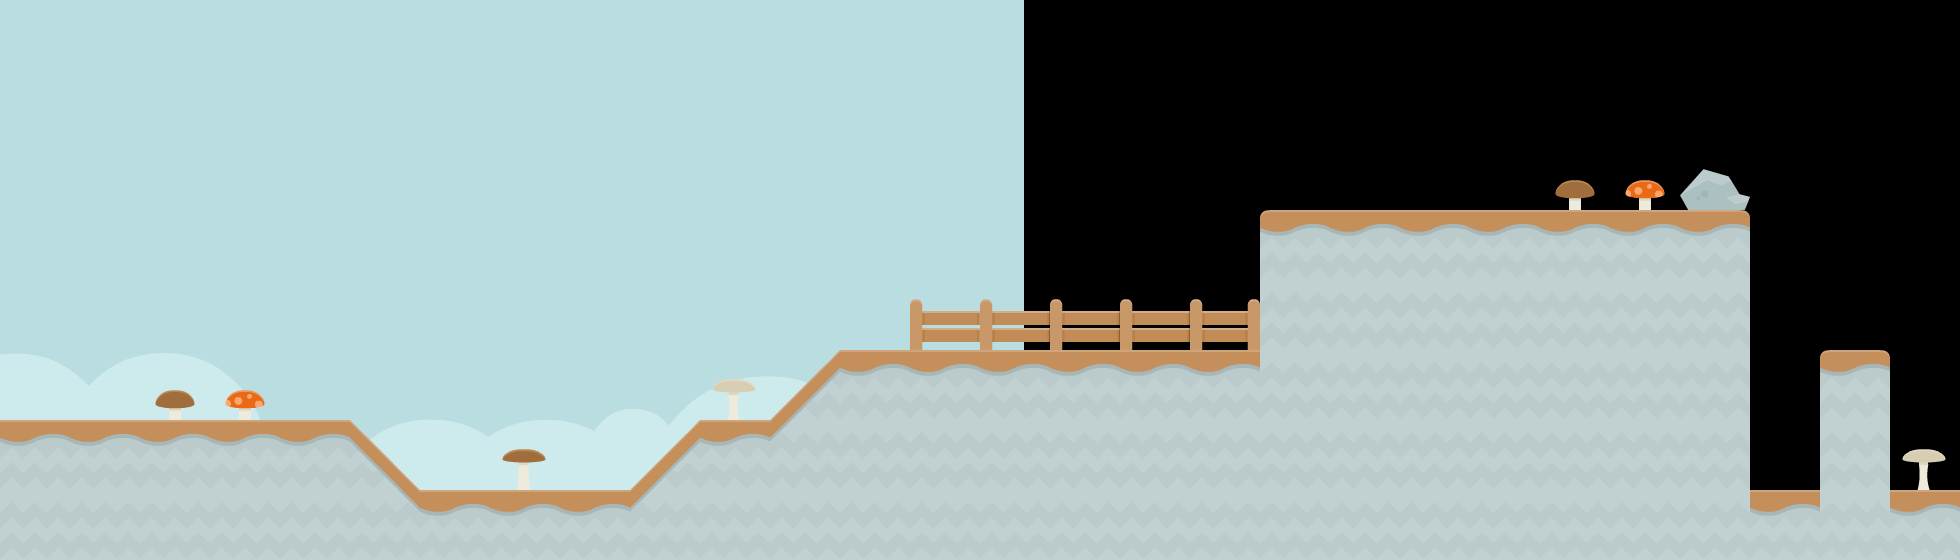

Rendered tile map (Tiled .tmx) drawn with the repository's tilesets; below, a short description and the map source with its tile grids summarised:
An orthogonal 28x8 tile map with 70x70 px tiles, 3 tile layers (tiles_background, tiles_terrain, tiles_foreground), 2 image layers and 17 objects (7x DIRT, 7x clickable, start, target, effect_clouds).

<map version="1.0" orientation="orthogonal" renderorder="right-down" width="28" height="8" tilewidth="70" tileheight="70" nextobjectid="56">
 <properties>
  <property name="blocks" value="wood_small_triangle_right,wood_small_triangle_left,wood_square" />
  <property name="music" value="swinging_level" />
 </properties>
 <tileset firstgid="1" name="tiles" tilewidth="70" tileheight="70" spacing="4" margin="2" tilecount="117">
  <image source="../../graphics/tiles.png" width="962" height="666" />
  <tile id="114">
   <animation>
    <frame tileid="114" duration="100" />
    <frame tileid="115" duration="100" />
    <frame tileid="116" duration="100" />
    <frame tileid="115" duration="100" />
   </animation>
  </tile>
 </tileset>
 <imagelayer name="background_b" x="1024" y="-299">
  <image source="../../graphics/backgrounds/colored_shroom.png" />
 </imagelayer>
 <imagelayer name="background_a" y="-300">
  <image source="../../graphics/backgrounds/colored_shroom.png" />
 </imagelayer>
 <layer name="tiles_background" width="30" height="8">
  <data>[240 cells, 5 non-empty, 2 distinct tile ids]</data>
 </layer>
 <layer name="tiles_terrain" width="30" height="8">
  <data>[240 cells, 81 non-empty, 9 distinct tile ids]</data>
 </layer>
 <layer name="tiles_foreground" width="30" height="8">
  <data>[240 cells, 8 non-empty, 5 distinct tile ids]</data>
 </layer>
 <objectgroup name="terrain">
  <object id="42" type="DIRT" x="0" y="420">
   <polygon points="0,0 350,0 420,70 420,140 0,140" />
  </object>
  <object id="43" type="DIRT" x="420" y="490">
   <polygon points="0,0 210,0 210,70 0,70" />
  </object>
  <object id="44" type="DIRT" x="630" y="490">
   <polygon points="0,0 70,-70 140,-70 140,70 0,70" />
  </object>
  <object id="45" type="DIRT" x="770" y="420">
   <polygon points="0,0 70,-70 490,-70 490,140 0,140" />
  </object>
  <object id="46" type="DIRT" x="1260" y="210">
   <polygon points="0,0 490,0 490,350 0,350" />
  </object>
  <object id="47" type="DIRT" x="1750" y="490">
   <polygon points="0,0 70,0 210,0 210,70 0,70" />
  </object>
  <object id="48" type="DIRT" x="1820" y="350">
   <polygon points="0,0 70,0 70,140 0,140" />
  </object>
 </objectgroup>
 <objectgroup name="entities">
  <object id="4" name="start" type="start" x="840" y="280" width="70" height="70" />
  <object id="5" name="target" type="target" x="1400" y="140" width="70" height="70" />
  <object id="49" type="clickable" x="227.5" y="385" width="35" height="35">
   <properties>
    <property name="effect" value="mushroom_red" />
   </properties>
  </object>
  <object id="50" type="clickable" x="1627.5" y="175" width="35" height="35">
   <properties>
    <property name="effect" value="mushroom_red" />
   </properties>
  </object>
  <object id="51" type="clickable" x="1557.5" y="175" width="35" height="35">
   <properties>
    <property name="effect" value="mushroom_brown" />
   </properties>
  </object>
  <object id="52" type="clickable" x="507.5" y="437.5" width="35" height="35">
   <properties>
    <property name="effect" value="mushroom_brown" />
   </properties>
  </object>
  <object id="53" type="clickable" x="157.5" y="385" width="35" height="35">
   <properties>
    <property name="effect" value="mushroom_brown" />
   </properties>
  </object>
  <object id="54" type="clickable" x="717.5" y="367.5" width="35" height="35">
   <properties>
    <property name="effect" value="mushroom_white" />
   </properties>
  </object>
  <object id="55" type="clickable" x="1907.5" y="437.5" width="35" height="35">
   <properties>
    <property name="effect" value="mushroom_white" />
   </properties>
  </object>
 </objectgroup>
 <objectgroup name="background_effects">
  <object id="16" type="effect_clouds" x="210" y="0" width="1680" height="140" />
 </objectgroup>
 <objectgroup name="foreground_effects" />
 <objectgroup name="npc" />
</map>